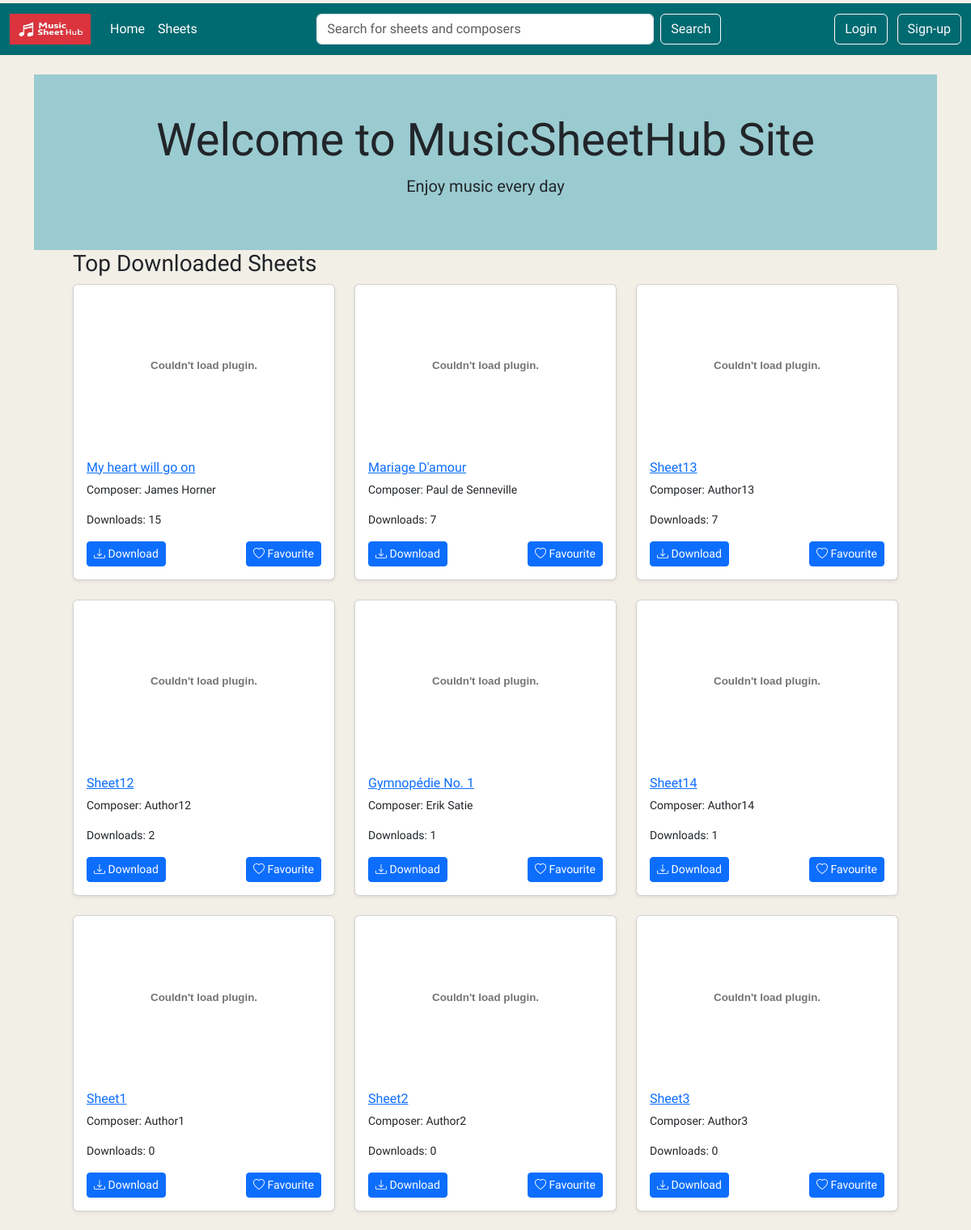
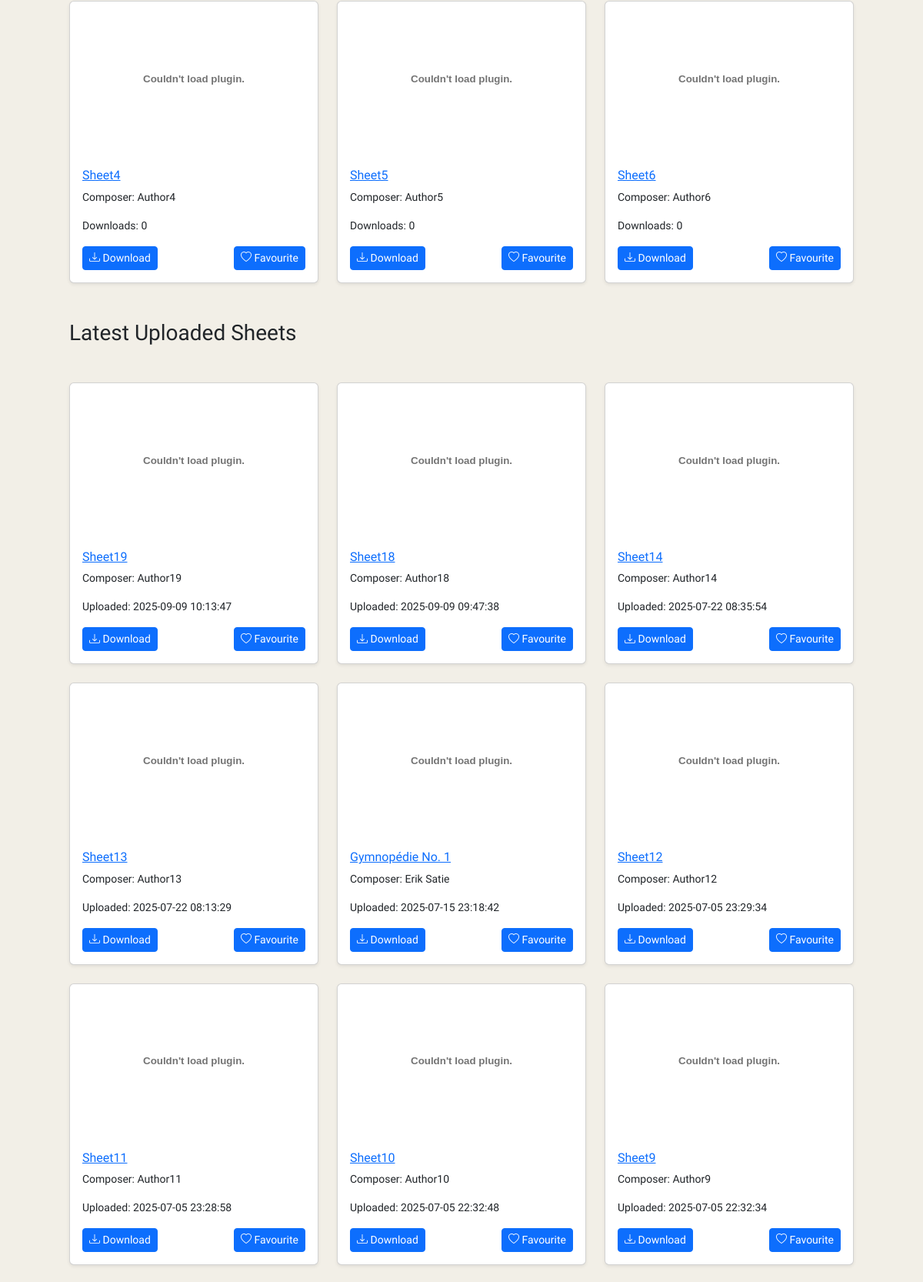
The page /home (upper part) on the database its author committed (2 pictures, top to bottom).
### tables this page shows
CREATE TABLE Sheets (id INTEGER PRIMARY KEY AUTOINCREMENT, sheetname TEXT (50), composer TEXT (50), instrument TEXT (50), filename TEXT (50), uploader_id INTEGER REFERENCES Users (id), download_count INTEGER DEFAULT (0), created_at TEXT DEFAULT (CURRENT_TIMESTAMP));

### app.py (the view)
@app.route("/")
@app.route("/home")
def home():
    db = get_db()
    cursor = db.cursor()
    cursor.execute(
        '''SELECT id, filename, sheetname, composer, Instrument,
        download_count FROM sheets ORDER BY
        download_count DESC LIMIT 12''')
    top_download = cursor.fetchall()
    cursor.execute(
        '''SELECT id, filename, sheetname, composer, Instrument, created_at
        FROM sheets ORDER BY
        created_at DESC LIMIT 12''')
    latest_uploaded = cursor.fetchall()
    return render_template(
        'home.html',
        top_download=top_download, latest_uploaded=latest_uploaded)

### app.py (called while the page is built)
def get_db():
    db = getattr(g, '_database', None)
    if db is None:
        db = g._database = sqlite3.connect(DATABASE)
    return db

@app.teardown_appcontext
def close_connection(exception):
    db = getattr(g, '_database', None)
    if db is not None:
        db.close()

### templates/home.html
{% extends 'base.html' %}
{% block content %}
 <header class="py-5 text-center" style="background-color: #9ACBD0;">
    <div class="container">
        <h1 class="display-4">Welcome to MusicSheetHub Site</h1>
        <p class="lead">Enjoy music every day</p>
    </div>
 </header>
<div class="container px-4 px-md-5">
    <h3>Top Downloaded Sheets</h3>
    <div class="row row-cols-1 row-cols-md-3 g-4">
        {% for sheet in top_download %}
            <div class="col">
                <div class="card h-100 shadow-sm">
                    {% set ext = sheet[1].split('.')[-1].lower() %}
                    {% if ext in ['jpg', 'jpeg', 'png', 'gif'] %}
                        <img src="{{ url_for('preview_file', filename=sheet[1]) }}" class="card-img-top" alt="Sheet Thumbnail"
                            style="height: 200px; object-fit: cover;">
                    {% elif ext == 'pdf' %}
                        <embed src="{{ url_for('preview_file', filename=sheet[1]) }}" type="application/pdf" width="100%"
                            height="200px" />
                    {% endif %}
                    <div class="card-body">
                        <a href="{{ url_for('sheet_detail', sheet_id=sheet[0]) }}">
                            <h6 class="card-title text-truncate">{{ sheet[2] }}</h6>
                        </a>
                        <p class="card-text small">Composer: {{ sheet[3] or "N/A" }}</p>
                        <p class="card-text small">Downloads: {{ sheet[5] }}</p>
                        <div class="d-flex justify-content-between mt-3">
                            <a href="{{ url_for('download_file', sheet_id=sheet[0]) }}" class="btn btn-sm btn-primary">
                                <i class="bi bi-download"></i> Download
                            </a>
                            <a href="{{ url_for('favourite_file', sheet_id=sheet[0]) }}" class="btn btn-sm btn-primary">
                                <i class="bi bi-heart"></i> Favourite
                            </a>
                        </div>
                    </div>
                </div>
            </div>
        {% endfor %}
    </div>
     <h3 class="my-5">Latest Uploaded Sheets</h3>
     <div class="row row-cols-1 row-cols-md-3 g-4">
        {% for sheet in latest_uploaded %}
            <div class="col">
                <div class="card h-100 shadow-sm">
                    {% set ext = sheet[1].split('.')[-1].lower() %}
                    {% if ext in ['jpg', 'jpeg', 'png', 'gif'] %}
                    <img src="{{ url_for('preview_file', filename=sheet[1]) }}" class="card-img-top" alt="Sheet Thumbnail"
                        style="height: 200px; object-fit: cover;">
                    {% elif ext == 'pdf' %}
                    <embed src="{{ url_for('preview_file', filename=sheet[1]) }}" type="application/pdf" width="100%"
                        height="200px" />
                    {% endif %}
                    <div class="card-body">
                        <a href="{{ url_for('sheet_detail', sheet_id=sheet[0]) }}">
                            <h6 class="card-title text-truncate">{{ sheet[2] }}</h6>
                        </a>
                        <p class="card-text small">Composer: {{ sheet[3] or "N/A" }}</p>
                        <p class="card-text small">Uploaded: {{ sheet[5] }}</p>
                        <div class="d-flex justify-content-between mt-3">
                            <a href="{{ url_for('download_file', sheet_id=sheet[0]) }}" class="btn btn-sm btn-primary">
                                <i class="bi bi-download"></i> Download
                            </a>
                            <a href="{{ url_for('favourite_file', sheet_id=sheet[0]) }}" class="btn btn-sm btn-primary">
                                <i class="bi bi-heart"></i> Favourite
                            </a>
                        </div>
                    </div>
                </div>
            </div>
        {% endfor %}
    </div>
</div>
{% endblock %}

### templates/base.html (style rules this page uses)
html, body { height: 100%; margin: 0; background-color: #F2EFE7; font-family: 'Inria Sans', sans-serif; }
body { display: flex; flex-direction: column; }

### rows shown on the page
Sheets: sheetname "My heart will go on", composer "James Horner", download_count "15"
Sheets: sheetname "Mariage D'amour", composer "Paul de Senneville", download_count "7"
Sheets: sheetname "Sheet13", composer "Author13", download_count "7", created_at "2025-07-22 08:13:29"
Sheets: sheetname "Sheet12", composer "Author12", download_count "2", created_at "2025-07-05 23:29:34"
Sheets: sheetname "Gymnopédie No. 1", composer "Erik Satie", download_count "1", created_at "2025-07-15 23:18:42"
Sheets: sheetname "Sheet14", composer "Author14", download_count "1", created_at "2025-07-22 08:35:54"
Sheets: sheetname "Sheet1", composer "Author1", download_count "0"
Sheets: sheetname "Sheet2", composer "Author2", download_count "0"
Sheets: sheetname "Sheet3", composer "Author3", download_count "0"
Sheets: sheetname "Sheet4", composer "Author4", download_count "0"
Sheets: sheetname "Sheet5", composer "Author5", download_count "0"
Sheets: sheetname "Sheet6", composer "Author6", download_count "0"
Sheets: sheetname "Sheet19", composer "Author19", created_at "2025-09-09 10:13:47"
Sheets: sheetname "Sheet18", composer "Author18", created_at "2025-09-09 09:47:38"
Sheets: sheetname "Sheet11", composer "Author11", created_at "2025-07-05 23:28:58"
Sheets: sheetname "Sheet10", composer "Author10", created_at "2025-07-05 22:32:48"
Sheets: sheetname "Sheet9", composer "Author9", created_at "2025-07-05 22:32:34"
